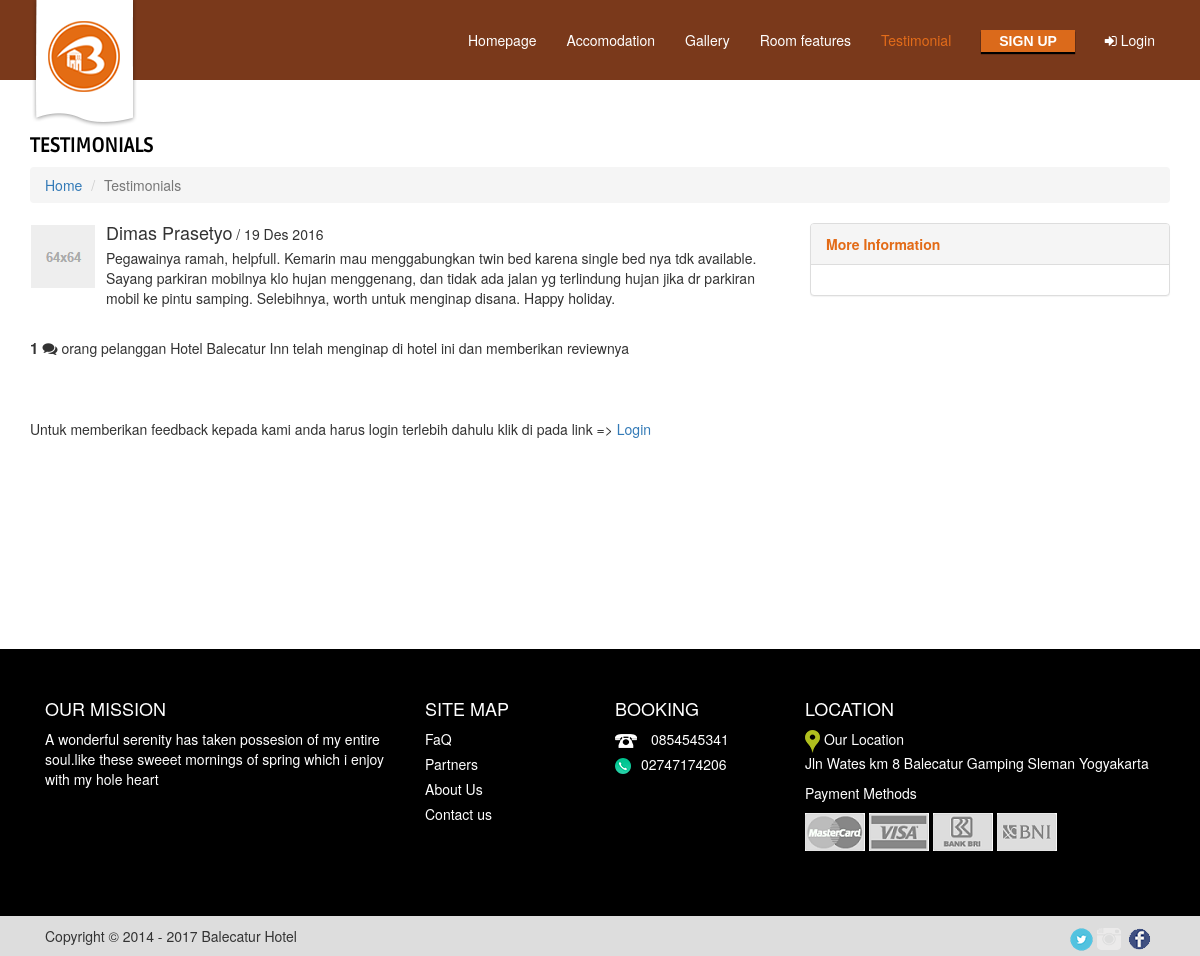
/index.php?modul=testimonial, run on the app's committed database.
### tables this page shows
CREATE TABLE IF NOT EXISTS `testimonial` (
`id_testimonial` int(10) NOT NULL,
  `id_member` varchar(30) NOT NULL,
  `keterangan_testi` text NOT NULL,
  `tgl_testi` date NOT NULL,
  `blokir_testi` enum('Y','N') NOT NULL
);

CREATE TABLE IF NOT EXISTS `member` (
  `id_member` varchar(20) NOT NULL,
  `nama_lengkap` varchar(30) NOT NULL,
  `password` varchar(32) NOT NULL,
  `email` varchar(100) NOT NULL,
  `alamat` text NOT NULL,
  `kebangsaan` varchar(30) NOT NULL,
  `jenis_kelamin` enum('Pria','Wanita') NOT NULL,
  `jenis_identitas` varchar(20) NOT NULL,
  `identitas_user` varchar(20) NOT NULL,
  `no_telp` varchar(12) NOT NULL,
  `foto_identitas` text NOT NULL,
  `foto` text NOT NULL
);

### fungsi/function_transaksi.php (called while the page is built, shortened)
<?php date_default_timezone_set('Asia/jakarta');
function tgl_indo($tgl){
    $tanggal = substr($tgl,8,2);
    $bulan   = getBulan(substr($tgl,5,2));
    $tahun   = substr($tgl,0,4);
    return $tanggal.' '.$bulan.' '.$tahun;
}
function getBulan($bln){
    switch ($bln){
        case 12:
            return "Des";
    break;
    }
}
?>

### config/koneksi.php (called while the page is built, shortened)
<?php
$site = "http://localhost/balecaturhotel/";
?>

### modulpage/testimonial.php (the view, shortened to what this page needs)
<?php include 'fungsi/function_transaksi.php'; ?>
<?php
	$cek_total_testimoni = mysqli_query($konek,"SELECT * FROM testimonial");
	$cek_rows = mysqli_num_rows($cek_total_testimoni);
?>
<div class="row">
	<div class="col-lg-12">
		<div class="post-rulefontorder">
			<h1 class="fnt-style">TESTIMONIALS</h1>
			<ol class="breadcrumb">
			  <li><a href="#">Home</a></li>
			  <li class="active">Testimonials</li>
			</ol>
			<div class="row">
				<div class="col-md-8" style="margin-bottom:50px;">
					<div class="media-body">
			    	<?php
			    		$x = mysqli_query($konek,"SELECT  m.nama_lengkap, t.keterangan_testi, t.tgl_testi, t.blokir_testi FROM testimonial t JOIN member m ON t.id_member=m.id_member WHERE blokir_testi='N' ORDER BY id_testimonial DESC");
			    		while ($res = mysqli_fetch_array($x)) {
			    	?>
						<div class="media">
						  	<div class="media-left">
							    <a href="#">
							      <img class="media-object" src="<?php echo "frontend/icon/box-testi.png"; ?>" alt="...">
							    </a>
			  				</div>
						  	<div class="media-body">
						    	<h4 class="media-heading"><?php echo $res['nama_lengkap']; ?><span style='font-size:14px;'> / <?php echo tgl_indo($res['tgl_testi']);?></span></h4>
						    	<p><?php echo $res['keterangan_testi']; ?></p>
						  	</div>
						</div>
		    		<?php } ?>
					</div>
					<div class="show-entries-count" style="margin-top:20px;">
						<p><span style="font-weight:bold;font-size:15px;"><?php echo $cek_rows;?> <i class="fa fa-comments"></i></span> orang pelanggan Hotel Balecatur Inn telah menginap di hotel ini dan memberikan reviewnya</i></p>
					</div>
				</div>
				<div class="col-md-4">
					<div class="panel panel-default">
						<div class="panel-heading">
							<strong style="color:#e36b17;">More Information</strong>
						</div>
						<div class="panel-body">
						</div>
					</div>
				</div>
			</div>
			<?php if (empty($_SESSION['id_member'])) {?>
			<div class="row">
				<div class="col-lg-12">
				<p>Untuk memberikan feedback kepada kami anda harus login terlebih dahulu klik di pada link => <a href="<?php echo $site;?>/auth/session_log/signin.php">Login</p>
				</div>
			</div>
				<?php } ?>
			</div>
		</div>
	</div>
</div>

### frontend/css/basehotel.css (style rules this page uses)
a { color: #000; }
.fnt-style { font-size: 20px;text-align: left;font-family:'rudaregular';font-weight: bold;color: #000; }
.post-rulefontorder { margin-top: 135px;margin-bottom: 100px; }

### adminbase/frontend/css/lightbox.css (style rules this page uses)
body:after { content: url(../images/nav-lightbox/close.png) url(../images/nav-lightbox/loading.gif) url(../images/nav-lightbox/prev.png) url(../images/nav-lightbox/next.png); display: none; }

### data on the page
testimonial: id_member.nama_lengkap "Dimas Prasetyo", tgl_testi "19 Des 2016", keterangan_testi "Pegawainya ramah, helpfull. Kemarin mau menggabungkan twin bed karena single bed nya tdk available. Sayang parkiran mobilnya klo hujan menggenang, dan tidak ada jalan yg terlindung hujan jika dr parkiran mobil ke pintu samping. Selebihnya, worth untuk menginap disana. Happy holiday."

### other printed values
$cek_rows "1"
